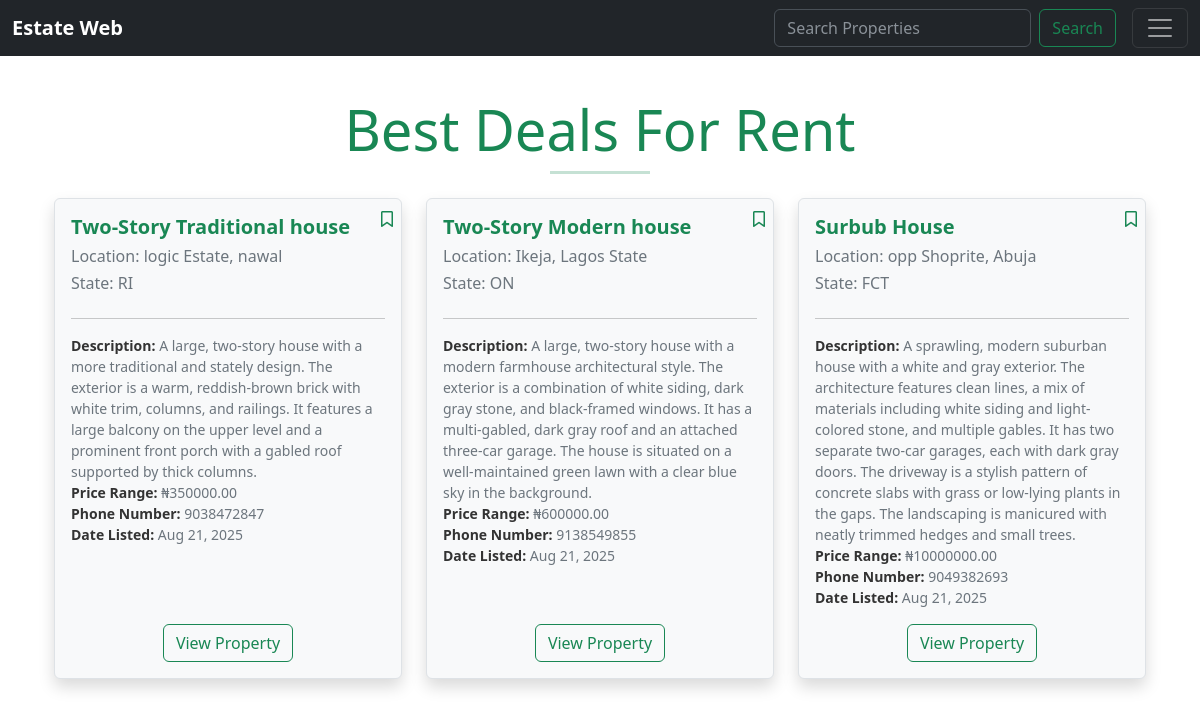
Screenshot of /best_deals_rent (signed in) with the database file from the repository.
### estate/models.py (models this page shows, shortened)
class PropertyManagementRent(models.Model):
    user_id=models.IntegerField('Landlord', blank=False, default=1)
    owner = models.CharField('Listed By', max_length=120, default="Akinfiresoye")
    summary=models.CharField('Short building tag', max_length=30, default=None)
    description= models.TextField('Description')
    location= models.CharField('Location', max_length=255)
    state= models.CharField(max_length=20,choices=STATES, default='Lagos State')
    phone_number = models.IntegerField('Phone Number')
    price_range = models.DecimalField(max_digits=10, decimal_places=2, null=True, blank=True)
    available=models.BooleanField('Availble', default=True)
    bedrooms = models.IntegerField(default=1, blank=True, null=True)
    bathrooms = models.IntegerField(default=1, blank=True, null=True)
    last_updated = models.DateTimeField(auto_now=True)
    whilist=models.BooleanField('Add to Whilist', default=False)
    base_image= models.ImageField(null=True, blank=True, upload_to="images/rent")
    image1= models.ImageField(null=True, blank=True, upload_to="images/rent")
    image2= models.ImageField(null=True, blank=True, upload_to="images/rent")
    image3= models.ImageField(null=True, blank=True, upload_to="images/rent")
    image4= models.ImageField(null=True, blank=True, upload_to="images/rent")
    image5= models.ImageField(null=True, blank=True, upload_to="images/rent")
    image6= models.ImageField(null=True, blank=True, upload_to="images/rent")
    listed_date=models.DateTimeField(default=datetime.now, blank=True)

### estate/views.py (the view)
# urls.py: path('best_deals_rent', views.best_deals_on_lease, name="best-deals-rent"),
def best_deals_on_lease(request):
    if request.user.is_authenticated:
        property_on_lease= PropertyManagementRent.objects.order_by('price_range').all()
        return render(request, 'estate/best_deals_r.html', {'property': property_on_lease})
    else:
        return redirect('welcome-page')

### estate/templates/estate/best_deals_r.html
{% extends 'estate/base.html' %}
{% load static%}
{% block extra_css %}
  <link rel="stylesheet" href="{% static 'estate/css/rent.css' %}">
{% endblock %}
{% block content %}
<br/>
<div class="container">
  <div class="text-center mb-4">
    <h1 class="display-4 text-success">Best Deals For Rent</h1>
    <hr class="hr-custom">
  </div>
  <div class="row">
    {% for lease in property %}
      {% if lease.available %}
        <div class="col-md-6 col-lg-4 mb-4">
          <div class="card shadow h-100 d-flex flex-column">
            <div class="card-body d-flex flex-column position-relative">
              <a href="{% url 'toggle-wishlist-rent' lease.id %}" class="position-absolute top-0 end-0 m-2">
                {% if lease.whilist %}
                  <i class="fas fa-bookmark"></i>
                {% else %}
                  <i class="far fa-bookmark"></i>
                {% endif %}
              </a>
              <h5 class="card-title fw-semibold text-success">{{ lease.summary }}</h5>
              <h6 class="text-muted">Location: {{ lease.location }}</h6>
              <h6 class="text-muted">State: {{ lease.state }}</h6>
              <hr>
              <ul class="list-unstyled small text-muted">
                <li><strong>Description:</strong> {{ lease.description }}</li>
                <li><strong>Price Range:</strong> ₦{{ lease.price_range }}</li>
                <li><strong>Phone Number:</strong> {{ lease.phone_number }}</li>
                <li><strong>Date Listed:</strong> {{ lease.listed_date|date:"M d, Y" }}</li>
              </ul>
              <div class="mt-auto text-center">
                <a href="{% url 'view-property-r' property_id=lease.id %}" class="btn btn-outline-success">
                  View Property
                </a>
              </div>
            </div>
          </div>
        </div>
      {% endif %}
    {% endfor %}
  </div>
</div>
{% endblock %}

### estate/static/estate/css/rent.css (style rules this page uses)
:root { --bg-color: #ffffff; --card-bg: #f8f9fa; --text-light: #333333; --text-muted: #6c757d; --green: #198754; --border-color: #dee2e6; --card-shadow: rgba(0,0,0,0.1); }
body { background-color: var(--bg-color); color: var(--text-light); transition: background-color 0.3s ease, color 0.3s ease; }
.card { background-color: var(--card-bg); color: var(--text-light); border: 1px solid var(--border-color); box-shadow: 0 10px 30px var(--card-shadow); transition: transform 0.2s ease, background-color 0.3s ease, color 0.3s ease, border-color 0.3s ease, box-shadow 0.3s ease; }
.text-muted { color: var(--text-muted) !important; transition: color 0.3s ease; }
.btn-outline-success { border-color: var(--green); color: var(--green); transition: background-color 0.3s ease, color 0.3s ease, border-color 0.3s ease; }
.hr-custom { height: 3px; background-color: var(--green); border: none; width: 100px; margin: 0 auto 1rem; transition: background-color 0.3s ease; }
.text-success { color: var(--green) !important; transition: color 0.3s ease; }
.list-unstyled li strong { color: var(--text-light); }
.card-body .position-absolute.top-0.end-0.m-2 { color: var(--green); transition: color 0.3s ease; }

### rows the page displays
PropertyManagementRent: whilist False (drawn), summary "Two-Story Traditional house", location "logic Estate, nawal", state "RI", description "A large, two-story house with a more traditional and stately design. The exterior is a warm, reddish-brown brick with white trim, columns, and railings. It features a large balcony on the upper level and a prominent front porch with a gabled roof supported by thick columns.", price_range "350000.00", phone_number "9038472847", listed_date "Aug 21, 2025"
PropertyManagementRent: whilist False (drawn), summary "Two-Story Modern house", location "Ikeja, Lagos State", state "ON", description "A large, two-story house with a modern farmhouse architectural style. The exterior is a combination of white siding, dark gray stone, and black-framed windows. It has a multi-gabled, dark gray roof and an attached three-car garage. The house is situated on a well-maintained green lawn with a clear blue sky in the background.", price_range "600000.00", phone_number "9138549855", listed_date "Aug 21, 2025"
PropertyManagementRent: whilist False (drawn), summary "Surbub House", location "opp Shoprite, Abuja", state "FCT", description "A sprawling, modern suburban house with a white and gray exterior. The architecture features clean lines, a mix of materials including white siding and light-colored stone, and multiple gables. It has two separate two-car garages, each with dark gray doors. The driveway is a stylish pattern of concrete slabs with grass or low-lying plants in the gaps. The landscaping is manicured with neatly trimmed hedges and small trees.", price_range "10000000.00", phone_number "9049382693", listed_date "Aug 21, 2025"
